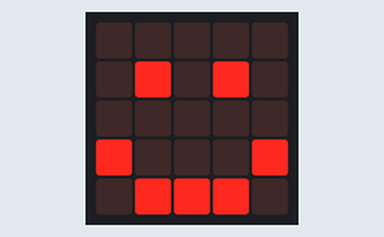
Bench run of a program on a simulated BBC micro:bit (MakeCode). Parts: the board's 5×5 LED display.

Above: at 0.1 s.
At 1.0 s:
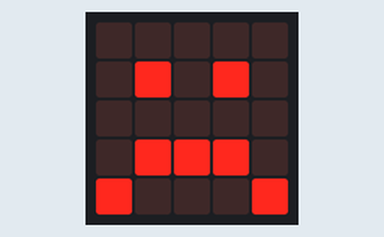
At 1.9 s:
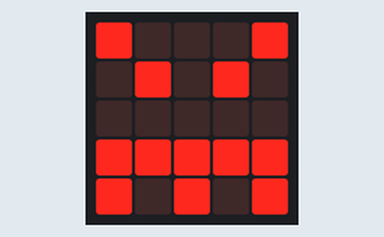

The program:

main.ts
```typescript
basic.forever(function () {
    basic.showLeds(`
        . . . . .
        . # . # .
        . . . . .
        # . . . #
        . # # # .
        `)
    basic.pause(500)
    basic.showLeds(`
        . . . . .
        . # . # .
        . . . . .
        . # # # .
        # . . . #
        `)
    basic.pause(500)
    basic.showIcon(IconNames.Angry)
})
```

test.ts
```typescript
// aquí va el archivo "tests"; esto no se compilará cuando este paquete se utilice como una extensión.
```

Measured:
- by itself, everything shown: repeats every 2.4 s, in 3 steps
- what the display in image 1 shows lasts 0.9 s, from 0.9 s to 1.8 s
- what the display in image 2 shows lasts 0.6 s, from 1.8 s to 2.4 s
